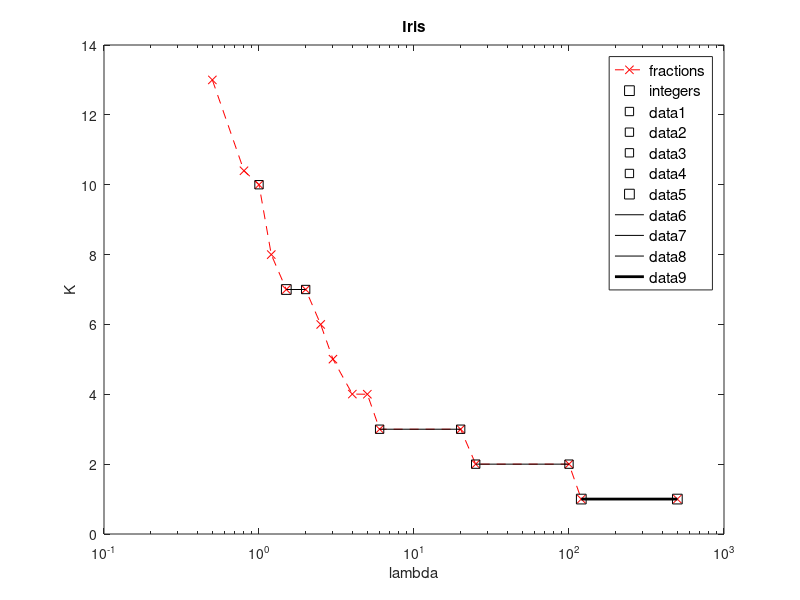

Recreate this plot in MATLAB.
markersize = 7;
linewidth = 2;

lambdas = [0.5 0.8 1 1.2 1.5 2 2.5 3 4 5 6 20 25 100 120 500];
redplot = [13.0006 10.3995 10 7.99974 7 7 5.99914 5.006 4.006 4.00138 3 3 2 2 1 1];
semilogx(lambdas, redplot, 'rx--', [1.5], [7], 'ks', 'markersize', markersize)
hold on
legend('fractions', 'integers', 'FontSize', 11)
semilogx([1], [10], 'ks', [2], [7], 'ks', [6 20], [3 3], 'ks', [25 100], [2 2], 'ks',[120, 500], [1 1],'ks', 'markersize', 7)
semilogx([1.5 2], [7 7], 'k', [6 20], [3 3], 'k', [25 100], [2 2], 'k', [120, 500], [1 1], 'k', 'linewidth', 2)

xlabel('lambda')
ylabel('K')
title('Iris')